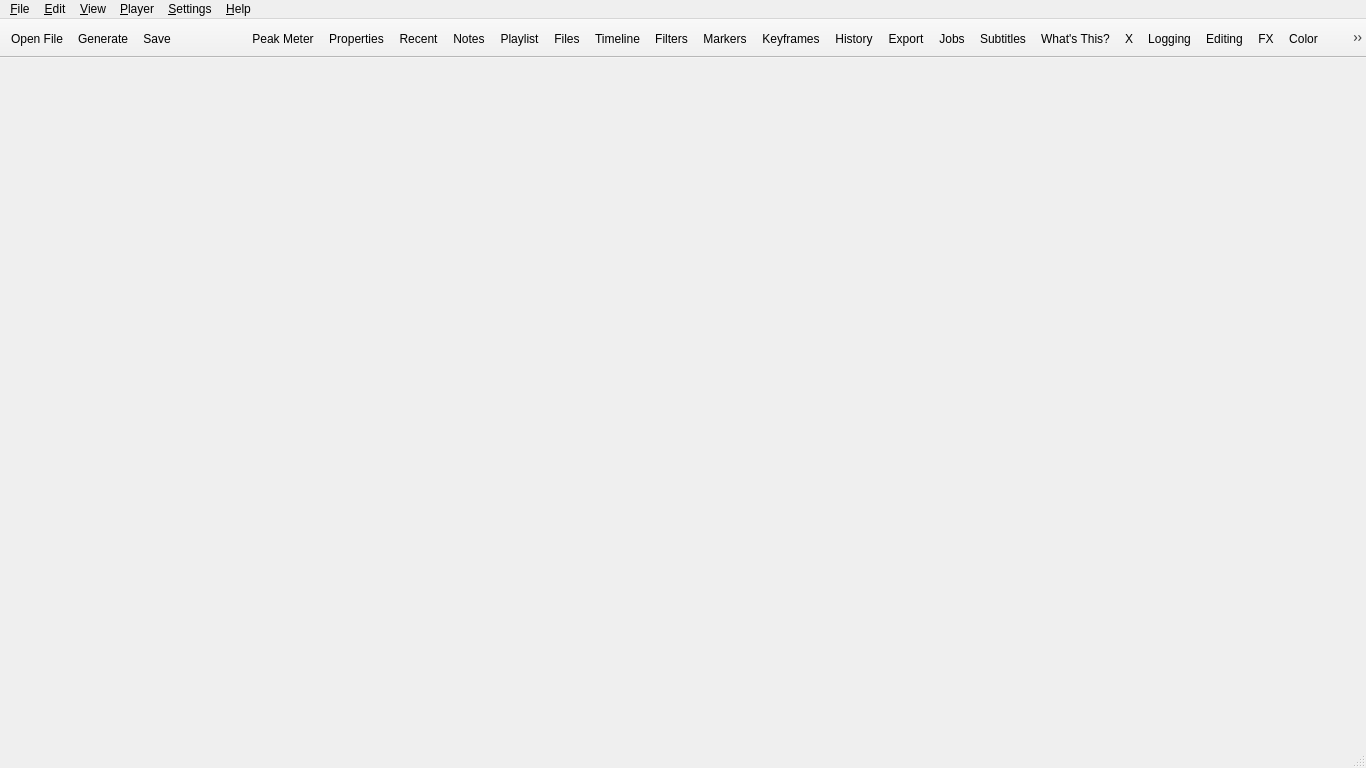
<?xml version="1.0" encoding="UTF-8"?>
<ui version="4.0">
 <class>MainWindow</class>
 <widget class="QMainWindow" name="MainWindow">
  <property name="geometry">
   <rect>
    <x>0</x>
    <y>0</y>
    <width>1366</width>
    <height>768</height>
   </rect>
  </property>
  <property name="windowTitle">
   <string>Editlux</string>
  </property>
  <property name="windowIcon">
   <iconset resource="../icons/resources.qrc">
    <normaloff>:/icons/editlux-logo-64.png</normaloff>:/icons/editlux-logo-64.png</iconset>
  </property>
  <widget class="QWidget" name="centralWidget">
   <layout class="QHBoxLayout" name="horizontalLayout">
    <property name="leftMargin">
     <number>0</number>
    </property>
    <property name="topMargin">
     <number>4</number>
    </property>
    <property name="rightMargin">
     <number>0</number>
    </property>
    <property name="bottomMargin">
     <number>0</number>
    </property>
   </layout>
  </widget>
  <widget class="QMenuBar" name="menuBar">
   <property name="geometry">
    <rect>
     <x>0</x>
     <y>0</y>
     <width>1270</width>
     <height>29</height>
    </rect>
   </property>
   <widget class="QMenu" name="menuFile">
    <property name="title">
     <string>&amp;File</string>
    </property>
    <widget class="QMenu" name="menuExport">
     <property name="title">
      <string>Export</string>
     </property>
     <addaction name="actionExportFrame"/>
     <addaction name="actionExportVideo"/>
     <addaction name="actionExportChapters"/>
     <addaction name="actionExportEDL"/>
    </widget>
    <widget class="QMenu" name="menuOtherVersions">
     <property name="title">
      <string>Other Versions</string>
     </property>
     <addaction name="separator"/>
    </widget>
    <widget class="QMenu" name="menuNew">
     <property name="title">
      <string>New</string>
     </property>
     <addaction name="actionNew"/>
    </widget>
    <addaction name="menuNew"/>
    <addaction name="actionOpen"/>
    <addaction name="actionOpenOther"/>
    <addaction name="actionOpenXML"/>
    <addaction name="separator"/>
    <addaction name="actionSave"/>
    <addaction name="actionSave_As"/>
    <addaction name="actionBackupSave"/>
    <addaction name="menuOtherVersions"/>
    <addaction name="separator"/>
    <addaction name="actionShowProjectFolder"/>
    <addaction name="menuExport"/>
    <addaction name="actionClose"/>
    <addaction name="separator"/>
    <addaction name="actionExit"/>
   </widget>
   <widget class="QMenu" name="menuView">
    <property name="title">
     <string>&amp;View</string>
    </property>
    <widget class="QMenu" name="menuLayout">
     <property name="title">
      <string>Layout</string>
     </property>
     <addaction name="actionLayoutLogging"/>
     <addaction name="actionLayoutEditing"/>
     <addaction name="actionLayoutEffects"/>
     <addaction name="actionLayoutColor"/>
     <addaction name="actionLayoutAudio"/>
     <addaction name="actionLayoutPlayer"/>
     <addaction name="separator"/>
     <addaction name="actionLayoutClip"/>
     <addaction name="actionLayoutPlaylist"/>
     <addaction name="separator"/>
     <addaction name="actionRestoreLayout"/>
     <addaction name="actionLayoutAdd"/>
    </widget>
    <addaction name="actionEnterFullScreen"/>
    <addaction name="menuLayout"/>
    <addaction name="actionShowTitleBars"/>
    <addaction name="actionShowToolbar"/>
    <addaction name="actionShowSmallIcons"/>
    <addaction name="actionShowTextUnderIcons"/>
    <addaction name="separator"/>
   </widget>
   <widget class="QMenu" name="menuEdit">
    <property name="title">
     <string>&amp;Edit</string>
    </property>
   </widget>
   <widget class="QMenu" name="menuPlayer">
    <property name="title">
     <string>&amp;Player</string>
    </property>
    <widget class="QMenu" name="menuExternal">
     <property name="title">
      <string>External Monitor</string>
     </property>
     <addaction name="actionExternalNone"/>
    </widget>
    <addaction name="menuExternal"/>
    <addaction name="separator"/>
   </widget>
   <widget class="QMenu" name="menuHelp">
    <property name="title">
     <string>&amp;Help</string>
    </property>
    <addaction name="actionTopics"/>
    <addaction name="actionKeyboardShortcuts"/>
    <addaction name="actionWhatsThis"/>
    <addaction name="actionUpgrade"/>
    <addaction name="actionFAQ"/>
    <addaction name="actionTutorials"/>
    <addaction name="actionForum"/>
    <addaction name="separator"/>
    <addaction name="actionAbout_Shotcut"/>
    <addaction name="actionAbout_Qt"/>
   </widget>
   <widget class="QMenu" name="menuSettings">
    <property name="title">
     <string>&amp;Settings</string>
    </property>
    <widget class="QMenu" name="menuAudioChannels">
     <property name="title">
      <string>Audio Channels</string>
     </property>
     <addaction name="actionChannels1"/>
     <addaction name="actionChannels2"/>
     <addaction name="actionChannels4"/>
     <addaction name="actionChannels6"/>
    </widget>
    <widget class="QMenu" name="menuProfile">
     <property name="title">
      <string>Video Mode</string>
     </property>
     <addaction name="actionProfileAutomatic"/>
    </widget>
    <widget class="QMenu" name="menuProcessingMode">
     <property name="title">
      <string>Processing Mode</string>
     </property>
     <addaction name="actionNative8bitCpu"/>
     <addaction name="actionNative10bitCpu"/>
     <addaction name="actionLinear10bitCpu"/>
     <addaction name="actionLinear10bitGpuCpu"/>
    </widget>
    <widget class="QMenu" name="menuLanguage">
     <property name="title">
      <string>Language</string>
     </property>
    </widget>
    <widget class="QMenu" name="menuTheme">
     <property name="title">
      <string>Theme</string>
     </property>
     <addaction name="actionSystemTheme"/>
     <addaction name="actionSystemFusion"/>
     <addaction name="actionFusionDark"/>
     <addaction name="actionFusionLight"/>
    </widget>
    <widget class="QMenu" name="menuDrawingMethod">
     <property name="title">
      <string>Display Method</string>
     </property>
     <addaction name="actionDrawingAutomatic"/>
     <addaction name="actionDrawingOpenGL"/>
     <addaction name="actionDrawingDirectX"/>
     <addaction name="actionDrawingVulkan"/>
    </widget>
    <widget class="QMenu" name="menuGpuAdapter">
     <property name="title">
      <string>Graphics Adapter</string>
     </property>
    </widget>
    <widget class="QMenu" name="menuJobPriority">
     <property name="title">
      <string>Job Priority</string>
     </property>
     <addaction name="actionJobPriorityLow"/>
     <addaction name="actionJobPriorityNormal"/>
    </widget>
    <widget class="QMenu" name="menuTimeline">
     <property name="title">
      <string>Timeline</string>
     </property>
    </widget>
    <widget class="QMenu" name="menuPlaylist">
     <property name="title">
      <string>Playlist</string>
     </property>
    </widget>
    <widget class="QMenu" name="menuData_Directory">
     <property name="title">
      <string>App Data Directory</string>
     </property>
     <addaction name="actionAppDataSet"/>
     <addaction name="actionAppDataShow"/>
    </widget>
    <widget class="QMenu" name="menuPreviewScaling">
     <property name="title">
      <string>Preview Scaling</string>
     </property>
     <addaction name="actionPreviewNone"/>
     <addaction name="actionPreview360"/>
     <addaction name="actionPreview540"/>
     <addaction name="actionPreview720"/>
     <addaction name="actionPreview1080"/>
     <addaction name="separator"/>
     <addaction name="actionPreviewHardwareDecoder"/>
    </widget>
    <widget class="QMenu" name="menuTimeFormat">
     <property name="title">
      <string>Time Format</string>
     </property>
     <addaction name="actionTimeClock"/>
     <addaction name="actionTimeDF"/>
     <addaction name="actionTimeNDF"/>
     <addaction name="actionTimeFrames"/>
    </widget>
    <widget class="QMenu" name="menuProxy">
     <property name="title">
      <string>Proxy</string>
     </property>
     <widget class="QMenu" name="menuStorage">
      <property name="title">
       <string>Storage</string>
      </property>
      <addaction name="actionProxyStorageSet"/>
      <addaction name="actionProxyStorageShow"/>
      <addaction name="actionProxyUseProjectFolder"/>
     </widget>
     <addaction name="actionUseProxy"/>
     <addaction name="menuStorage"/>
     <addaction name="separator"/>
     <addaction name="actionProxyUseHardware"/>
     <addaction name="actionProxyConfigureHardware"/>
    </widget>
    <widget class="QMenu" name="menuPlayerSettings">
     <property name="title">
      <string>Player</string>
     </property>
     <widget class="QMenu" name="menuDeinterlacer">
      <property name="title">
       <string>Deinterlacer</string>
      </property>
      <addaction name="actionOneField"/>
      <addaction name="actionYadifTemporal"/>
      <addaction name="actionYadifSpatial"/>
      <addaction name="actionBwdif"/>
     </widget>
     <widget class="QMenu" name="menuInterpolation">
      <property name="title">
       <string>Interpolation</string>
      </property>
      <addaction name="actionNearest"/>
      <addaction name="actionBilinear"/>
      <addaction name="actionBicubic"/>
      <addaction name="actionHyper"/>
     </widget>
     <addaction name="actionPauseAfterSeek"/>
     <addaction name="actionScrubAudio"/>
     <addaction name="actionJack"/>
     <addaction name="actionRealtime"/>
     <addaction name="actionProgressive"/>
     <addaction name="menuDeinterlacer"/>
     <addaction name="menuInterpolation"/>
     <addaction name="actionSync"/>
    </widget>
    <widget class="QMenu" name="menuBackup">
     <property name="title">
      <string>Backup</string>
     </property>
     <addaction name="actionBackupManually"/>
     <addaction name="actionBackupHourly"/>
     <addaction name="actionBackupDaily"/>
     <addaction name="actionBackupWeekly"/>
    </widget>
    <addaction name="actionProject"/>
    <addaction name="menuProfile"/>
    <addaction name="menuProcessingMode"/>
    <addaction name="menuAudioChannels"/>
    <addaction name="menuBackup"/>
    <addaction name="actionUser_Interface"/>
    <addaction name="menuPreviewScaling"/>
    <addaction name="menuProxy"/>
    <addaction name="menuPlayerSettings"/>
    <addaction name="menuPlaylist"/>
    <addaction name="menuTimeline"/>
    <addaction name="menuTimeFormat"/>
    <addaction name="menuLanguage"/>
    <addaction name="menuTheme"/>
    <addaction name="menuDrawingMethod"/>
    <addaction name="menuGpuAdapter"/>
    <addaction name="menuJobPriority"/>
    <addaction name="menuData_Directory"/>
    <addaction name="actionAudioVideoDevice"/>
    <addaction name="actionClearRecentOnExit"/>
    <addaction name="separator"/>
    <addaction name="actionLeaveSafeMode"/>
    <addaction name="actionReset"/>
   </widget>
   <addaction name="menuFile"/>
   <addaction name="menuEdit"/>
   <addaction name="menuView"/>
   <addaction name="menuPlayer"/>
   <addaction name="menuSettings"/>
   <addaction name="menuHelp"/>
  </widget>
  <widget class="QToolBar" name="mainToolBar">
   <property name="windowTitle">
    <string>Toolbar</string>
   </property>
   <property name="styleSheet">
    <string notr="true">QToolButton:checked { color: palette(highlighted-text); background-color: palette(highlight); border: none; padding: 2px }</string>
   </property>
   <property name="movable">
    <bool>false</bool>
   </property>
   <property name="toolButtonStyle">
    <enum>Qt::ToolButtonStyle::ToolButtonFollowStyle</enum>
   </property>
   <property name="floatable">
    <bool>false</bool>
   </property>
   <property name="Movable" stdset="0">
    <bool>false</bool>
   </property>
   <attribute name="toolBarArea">
    <enum>TopToolBarArea</enum>
   </attribute>
   <attribute name="toolBarBreak">
    <bool>false</bool>
   </attribute>
   <addaction name="actionOpen"/>
   <addaction name="actionOpenOther2"/>
   <addaction name="actionSave"/>
   <addaction name="undoStartSeparator"/>
   <addaction name="undoEndSeparator"/>
   <addaction name="actionAudioMeter"/>
   <addaction name="actionProperties"/>
   <addaction name="actionRecent"/>
   <addaction name="actionNotes"/>
   <addaction name="actionPlaylist"/>
   <addaction name="actionFiles"/>
   <addaction name="actionTimeline"/>
   <addaction name="actionFilters"/>
   <addaction name="actionMarkers"/>
   <addaction name="actionKeyframes"/>
   <addaction name="actionHistory"/>
   <addaction name="actionEncode"/>
   <addaction name="actionJobs"/>
   <addaction name="actionSubtitles"/>
   <addaction name="actionWhatsThis"/>
   <addaction name="dummyAction"/>
   <addaction name="actionLayoutLogging"/>
   <addaction name="actionLayoutEditing"/>
   <addaction name="actionLayoutEffects"/>
   <addaction name="actionLayoutColor"/>
   <addaction name="actionLayoutAudio"/>
   <addaction name="actionLayoutPlayer"/>
  </widget>
  <widget class="QStatusBar" name="statusBar"/>
  <action name="actionOpen">
   <property name="icon">
    <iconset theme="document-open" resource="../icons/resources.qrc">
     <normaloff>:/icons/oxygen/32x32/actions/document-open.png</normaloff>:/icons/oxygen/32x32/actions/document-open.png</iconset>
   </property>
   <property name="text">
    <string>&amp;Open File...</string>
   </property>
   <property name="toolTip">
    <string>Open a video, audio, image, or project file</string>
   </property>
   <property name="shortcut">
    <string notr="true">Ctrl+O</string>
   </property>
   <property name="iconVisibleInMenu">
    <bool>false</bool>
   </property>
  </action>
  <action name="actionExit">
   <property name="text">
    <string>E&amp;xit</string>
   </property>
   <property name="toolTip">
    <string>Quit the application</string>
   </property>
   <property name="shortcut">
    <string notr="true">Ctrl+Q</string>
   </property>
  </action>
  <action name="actionAbout_Shotcut">
   <property name="text">
    <string>&amp;About Editlux</string>
   </property>
   <property name="menuRole">
    <enum>QAction::MenuRole::AboutRole</enum>
   </property>
  </action>
  <action name="actionAbout_Qt">
   <property name="text">
    <string>About Qt</string>
   </property>
   <property name="menuRole">
    <enum>QAction::MenuRole::AboutQtRole</enum>
   </property>
  </action>
  <action name="actionOpenOther">
   <property name="text">
    <string>Open Other...</string>
   </property>
   <property name="toolTip">
    <string>Open a device, stream or generator</string>
   </property>
   <property name="shortcut">
    <string notr="true">Ctrl+Shift+O</string>
   </property>
   <property name="iconVisibleInMenu">
    <bool>false</bool>
   </property>
  </action>
  <action name="actionSave">
   <property name="icon">
    <iconset theme="document-save" resource="../icons/resources.qrc">
     <normaloff>:/icons/oxygen/32x32/actions/document-save.png</normaloff>:/icons/oxygen/32x32/actions/document-save.png</iconset>
   </property>
   <property name="text">
    <string>&amp;Save</string>
   </property>
   <property name="toolTip">
    <string>Save project as a MLT XML file</string>
   </property>
   <property name="whatsThis">
    <string notr="true">https://forum.shotcut.org/t/file-save-and-save-as/12973/1</string>
   </property>
   <property name="shortcut">
    <string notr="true">Ctrl+S</string>
   </property>
   <property name="iconVisibleInMenu">
    <bool>false</bool>
   </property>
  </action>
  <action name="actionSave_As">
   <property name="text">
    <string>Save &amp;As...</string>
   </property>
   <property name="toolTip">
    <string>Save project to a different MLT XML file</string>
   </property>
   <property name="whatsThis">
    <string notr="true">https://forum.shotcut.org/t/file-save-and-save-as/12973/1</string>
   </property>
   <property name="shortcut">
    <string notr="true">Ctrl+Shift+S</string>
   </property>
  </action>
  <action name="actionEncode">
   <property name="icon">
    <iconset theme="media-record" resource="../icons/resources.qrc">
     <normaloff>:/icons/oxygen/32x32/actions/media-record.png</normaloff>:/icons/oxygen/32x32/actions/media-record.png</iconset>
   </property>
   <property name="text">
    <string>Export</string>
   </property>
   <property name="toolTip">
    <string>Export</string>
   </property>
   <property name="whatsThis">
    <string notr="true">https://forum.shotcut.org/t/export-basics/12953//1</string>
   </property>
  </action>
  <action name="actionForum">
   <property name="text">
    <string>Forum...</string>
   </property>
  </action>
  <action name="actionFAQ">
   <property name="text">
    <string>FAQ...</string>
   </property>
  </action>
  <action name="actionEnterFullScreen">
   <property name="icon">
    <iconset theme="view-fullscreen" resource="../icons/resources.qrc">
     <normaloff>:/icons/oxygen/32x32/actions/view-fullscreen.png</normaloff>:/icons/oxygen/32x32/actions/view-fullscreen.png</iconset>
   </property>
   <property name="text">
    <string>Enter Full Screen</string>
   </property>
   <property name="shortcut">
    <string>F11</string>
   </property>
  </action>
  <action name="actionAudioMeter">
   <property name="icon">
    <iconset theme="audio-meter" resource="../icons/resources.qrc">
     <normaloff>:/icons/light/32x32/audio-meter.png</normaloff>:/icons/light/32x32/audio-meter.png</iconset>
   </property>
   <property name="text">
    <string>Peak Meter</string>
   </property>
   <property name="toolTip">
    <string>Audio Peak Meter</string>
   </property>
   <property name="whatsThis">
    <string notr="true">https://forum.shotcut.org/t/audio-peak-meter-scope/12918/1</string>
   </property>
  </action>
  <action name="actionProperties">
   <property name="icon">
    <iconset theme="dialog-information" resource="../icons/resources.qrc">
     <normaloff>:/icons/oxygen/32x32/status/dialog-information.png</normaloff>:/icons/oxygen/32x32/status/dialog-information.png</iconset>
   </property>
   <property name="text">
    <string>Properties</string>
   </property>
   <property name="whatsThis">
    <string notr="true">https://forum.shotcut.org/t/user-guide-table-of-contents/43285#p-145073-properties-14</string>
   </property>
  </action>
  <action name="actionRecent">
   <property name="icon">
    <iconset theme="document-open-recent" resource="../icons/resources.qrc">
     <normaloff>:/icons/oxygen/32x32/actions/document-open-recent.png</normaloff>:/icons/oxygen/32x32/actions/document-open-recent.png</iconset>
   </property>
   <property name="text">
    <string>Recent</string>
   </property>
   <property name="whatsThis">
    <string notr="true">https://forum.shotcut.org/t/recent-panel/12941/1</string>
   </property>
  </action>
  <action name="actionPlaylist">
   <property name="icon">
    <iconset theme="view-media-playlist" resource="../icons/resources.qrc">
     <normaloff>:/icons/oxygen/32x32/actions/view-media-playlist.png</normaloff>:/icons/oxygen/32x32/actions/view-media-playlist.png</iconset>
   </property>
   <property name="text">
    <string>Playlist</string>
   </property>
   <property name="whatsThis">
    <string notr="true">https://forum.shotcut.org/t/about-the-playlist/12951/1</string>
   </property>
  </action>
  <action name="actionHistory">
   <property name="icon">
    <iconset theme="view-history" resource="../icons/resources.qrc">
     <normaloff>:/icons/oxygen/32x32/actions/view-history.png</normaloff>:/icons/oxygen/32x32/actions/view-history.png</iconset>
   </property>
   <property name="text">
    <string>History</string>
   </property>
   <property name="whatsThis">
    <string notr="true">https://forum.shotcut.org/t/history-panel/12944/1</string>
   </property>
  </action>
  <action name="actionRealtime">
   <property name="checkable">
    <bool>true</bool>
   </property>
   <property name="checked">
    <bool>true</bool>
   </property>
   <property name="text">
    <string>Realtime (frame dropping)</string>
   </property>
  </action>
  <action name="actionProgressive">
   <property name="checkable">
    <bool>true</bool>
   </property>
   <property name="checked">
    <bool>true</bool>
   </property>
   <property name="text">
    <string>Progressive</string>
   </property>
  </action>
  <action name="actionNative8bitCpu">
   <property name="checkable">
    <bool>true</bool>
   </property>
   <property name="text">
    <string>Native 8-bit CPU (fast, flexible)</string>
   </property>
  </action>
  <action name="actionNative10bitCpu">
   <property name="checkable">
    <bool>true</bool>
   </property>
   <property name="text">
    <string>Native 10-bit CPU (slower, better)</string>
   </property>
  </action>
  <action name="actionLinear10bitCpu">
   <property name="checkable">
    <bool>true</bool>
   </property>
   <property name="text">
    <string>Linear 10-bit CPU (slowest, best)</string>
   </property>
  </action>
  <action name="actionLinear10bitGpuCpu">
   <property name="checkable">
    <bool>true</bool>
   </property>
   <property name="text">
    <string>Linear 10-bit GPU/CPU (Experimental)</string>
   </property>
  </action>
  <action name="actionChannels1">
   <property name="checkable">
    <bool>true</bool>
   </property>
   <property name="text">
    <string>1 (mono)</string>
   </property>
  </action>
  <action name="actionChannels2">
   <property name="checkable">
    <bool>true</bool>
   </property>
   <property name="text">
    <string>2 (stereo)</string>
   </property>
  </action>
  <action name="actionChannels4">
   <property name="checkable">
    <bool>true</bool>
   </property>
   <property name="text">
    <string>4 (quad/Ambisonics)</string>
   </property>
  </action>
  <action name="actionChannels6">
   <property name="checkable">
    <bool>true</bool>
   </property>
   <property name="text">
    <string>6 (5.1 surround)</string>
   </property>
  </action>
  <action name="actionOneField">
   <property name="checkable">
    <bool>true</bool>
   </property>
   <property name="checked">
    <bool>true</bool>
   </property>
   <property name="text">
    <string>One Field (fast)</string>
   </property>
  </action>
  <action name="actionYadifTemporal">
   <property name="checkable">
    <bool>true</bool>
   </property>
   <property name="text">
    <string>YADIF - temporal only (good)</string>
   </property>
  </action>
  <action name="actionYadifSpatial">
   <property name="checkable">
    <bool>true</bool>
   </property>
   <property name="text">
    <string>YADIF - temporal + spatial (better)</string>
   </property>
  </action>
  <action name="actionBwdif">
   <property name="checkable">
    <bool>true</bool>
   </property>
   <property name="text">
    <string>BWDIF (best)</string>
   </property>
  </action>
  <action name="actionNearest">
   <property name="checkable">
    <bool>true</bool>
   </property>
   <property name="checked">
    <bool>true</bool>
   </property>
   <property name="text">
    <string>Nearest Neighbor (fast)</string>
   </property>
  </action>
  <action name="actionBilinear">
   <property name="checkable">
    <bool>true</bool>
   </property>
   <property name="text">
    <string>Bilinear (good)</string>
   </property>
  </action>
  <action name="actionBicubic">
   <property name="checkable">
    <bool>true</bool>
   </property>
   <property name="text">
    <string>Bicubic (better)</string>
   </property>
  </action>
  <action name="actionHyper">
   <property name="checkable">
    <bool>true</bool>
   </property>
   <property name="text">
    <string>Lanczos (best)</string>
   </property>
  </action>
  <action name="actionProfileAutomatic">
   <property name="checkable">
    <bool>true</bool>
   </property>
   <property name="checked">
    <bool>true</bool>
   </property>
   <property name="text">
    <string>Automatic</string>
   </property>
  </action>
  <action name="actionExternalNone">
   <property name="checkable">
    <bool>true</bool>
   </property>
   <property name="checked">
    <bool>true</bool>
   </property>
   <property name="text">
    <string>None</string>
   </property>
  </action>
  <action name="actionJack">
   <property name="checkable">
    <bool>true</bool>
   </property>
   <property name="text">
    <string>Use JACK Audio</string>
   </property>
  </action>
  <action name="actionFilters">
   <property name="icon">
    <iconset theme="view-filter" resource="../icons/resources.qrc">
     <normaloff>:/icons/oxygen/32x32/actions/view-filter.png</normaloff>:/icons/oxygen/32x32/actions/view-filter.png</iconset>
   </property>
   <property name="text">
    <string>Filters</string>
   </property>
   <property name="toolTip">
    <string>Filters</string>
   </property>
   <property name="whatsThis">
    <string notr="true">https://forum.shotcut.org/t/add-search-remove-and-reorder-filters/48127/1</string>
   </property>
  </action>
  <action name="actionAddCustomProfile">
   <property name="text">
    <string>Add...</string>
   </property>
  </action>
  <action name="actionSystemTheme">
   <property name="checkable">
    <bool>true</bool>
   </property>
   <property name="text">
    <string>System</string>
   </property>
   <property name="toolTip">
    <string>Use the user or platform style, colors, and icons.</string>
   </property>
  </action>
  <action name="actionSystemFusion">
   <property name="checkable">
    <bool>true</bool>
   </property>
   <property name="text">
    <string>System Fusion</string>
   </property>
  </action>
  <action name="actionFusionDark">
   <property name="checkable">
    <bool>true</bool>
   </property>
   <property name="text">
    <string>Fusion Dark</string>
   </property>
  </action>
  <action name="actionFusionLight">
   <property name="checkable">
    <bool>true</bool>
   </property>
   <property name="text">
    <string>Fusion Light</string>
   </property>
  </action>
  <action name="actionTutorials">
   <property name="text">
    <string>Tutorials...</string>
   </property>
  </action>
  <action name="actionTimeline">
   <property name="icon">
    <iconset theme="view-time-schedule" resource="../icons/resources.qrc">
     <normaloff>:/icons/oxygen/32x32/actions/view-time-schedule.png</normaloff>:/icons/oxygen/32x32/actions/view-time-schedule.png</iconset>
   </property>
   <property name="text">
    <string>Timeline</string>
   </property>
   <property name="whatsThis">
    <string notr="true">https://forum.shotcut.org/t/about-the-timeline/12952/1</string>
   </property>
  </action>
  <action name="actionRestoreLayout">
   <property name="text">
    <string>Restore Default Layout</string>
   </property>
   <property name="toolTip">
    <string>Restore Default Layout</string>
   </property>
  </action>
  <action name="actionShowTitleBars">
   <property name="checkable">
    <bool>true</bool>
   </property>
   <property name="text">
    <string>Show Title Bars</string>
   </property>
  </action>
  <action name="actionShowToolbar">
   <property name="checkable">
    <bool>true</bool>
   </property>
   <property name="text">
    <string>Show Toolbar</string>
   </property>
  </action>
  <action name="actionUpgrade">
   <property name="text">
    <string>Upgrade...</string>
   </property>
  </action>
  <action name="actionOpenXML">
   <property name="text">
    <string>Open MLT XML As Clip...</string>
   </property>
   <property name="toolTip">
    <string>Open a MLT XML project file as a virtual clip</string>
   </property>
  </action>
  <action name="actionScrubAudio">
   <property name="checkable">
    <bool>true</bool>
   </property>
   <property name="text">
    <string>Scrub Audio</string>
   </property>
  </action>
  <action name="actionDrawingAutomatic">
   <property name="checkable">
    <bool>true</bool>
   </property>
   <property name="checked">
    <bool>true</bool>
   </property>
   <property name="text">
    <string>Automatic</string>
   </property>
  </action>
  <action name="actionDrawingOpenGL">
   <property name="checkable">
    <bool>true</bool>
   </property>
   <property name="text">
    <string notr="true">OpenGL</string>
   </property>
  </action>
  <action name="actionDrawingDirectX">
   <property name="checkable">
    <bool>true</bool>
   </property>
   <property name="text">
    <string notr="true">DirectX (ANGLE)</string>
   </property>
  </action>
  <action name="actionJobPriorityLow">
   <property name="checkable">
    <bool>true</bool>
   </property>
   <property name="text">
    <string>Low</string>
   </property>
  </action>
  <action name="actionJobPriorityNormal">
   <property name="checkable">
    <bool>true</bool>
   </property>
   <property name="text">
    <string>Normal</string>
   </property>
  </action>
  <action name="actionResources">
   <property name="text">
    <string>Resources...</string>
   </property>
  </action>
  <action name="actionApplicationLog">
   <property name="text">
    <string>Application Log...</string>
   </property>
  </action>
  <action name="actionProject">
   <property name="enabled">
    <bool>true</bool>
   </property>
   <property name="text">
    <string>Project</string>
   </property>
  </action>
  <action name="actionUser_Interface">
   <property name="enabled">
    <bool>true</bool>
   </property>
   <property name="text">
    <string>User Interface</string>
   </property>
  </action>
  <action name="actionClose">
   <property name="icon">
    <iconset theme="window-close"/>
   </property>
   <property name="text">
    <string>Close</string>
   </property>
   <property name="shortcut">
    <string notr="true">Ctrl+W</string>
   </property>
   <property name="iconVisibleInMenu">
    <bool>false</bool>
   </property>
  </action>
  <action name="actionExportEDL">
   <property name="text">
    <string>EDL...</string>
   </property>
   <property name="iconText">
    <string>Export EDL</string>
   </property>
   <property name="toolTip">
    <string>Export EDL</string>
   </property>
  </action>
  <action name="actionExportFrame">
   <property name="text">
    <string>Frame...</string>
   </property>
   <property name="iconText">
    <string>Export Frame</string>
   </property>
   <property name="toolTip">
    <string>Export Frame</string>
   </property>
   <property name="shortcut">
    <string notr="true">Ctrl+Shift+E</string>
   </property>
  </action>
  <action name="actionExportVideo">
   <property name="text">
    <string>Video/Audio...</string>
   </property>
   <property name="iconText">
    <string>Export Video/Audio</string>
   </property>
   <property name="toolTip">
    <string>Export Video/Audio</string>
   </property>
   <property name="shortcut">
    <string notr="true">Ctrl+E</string>
   </property>
  </action>
  <action name="actionAppDataSet">
   <property name="text">
    <string>Set...</string>
   </property>
  </action>
  <action name="actionAppDataShow">
   <property name="text">
    <string>Show...</string>
   </property>
   <property name="toolTip">
    <string>Show</string>
   </property>
  </action>
  <action name="actionKeyframes">
   <property name="icon">
    <iconset theme="chronometer" resource="../icons/resources.qrc">
     <normaloff>:/icons/oxygen/32x32/actions/chronometer.png</normaloff>:/icons/oxygen/32x32/actions/chronometer.png</iconset>
   </property>
   <property name="text">
    <string>Keyframes</string>
   </property>
   <property name="toolTip">
    <string>Keyframes</string>
   </property>
   <property name="whatsThis">
    <string notr="true">https://forum.shotcut.org/t/about-keyframes/12957/1</string>
   </property>
  </action>
  <action name="actionNew">
   <property name="text">
    <string>Project</string>
   </property>
   <property name="toolTip">
    <string>Project</string>
   </property>
   <property name="shortcut">
    <string>Ctrl+N</string>
   </property>
  </action>
  <action name="actionScreenSnapshot">
   <property name="text">
    <string>Screen Snapshot</string>
   </property>
   <property name="toolTip">
    <string>Capture a screenshot</string>
   </property>
   <property name="visible">
    <bool>false</bool>
   </property>
  </action>
  <action name="actionScreenRecording">
   <property name="text">
    <string>Screen Recording</string>
   </property>
   <property name="toolTip">
    <string>Record the screen</string>
   </property>
   <property name="visible">
    <bool>false</bool>
   </property>
  </action>
  <action name="actionKeyboardShortcuts">
   <property name="text">
    <string>Actions and Shortcuts...</string>
   </property>
   <property name="shortcut">
    <string notr="true">?</string>
   </property>
  </action>
  <action name="actionLayoutAudio">
   <property name="checkable">
    <bool>true</bool>
   </property>
   <property name="text">
    <string>Audio</string>
   </property>
   <property name="toolTip">
    <string>Switch to the audio layout</string>
   </property>
   <property name="shortcut">
    <string>Alt+5</string>
   </property>
  </action>
  <action name="actionLayoutLogging">
   <property name="checkable">
    <bool>true</bool>
   </property>
   <property name="text">
    <string>Logging</string>
   </property>
   <property name="toolTip">
    <string>Switch to the logging layout</string>
   </property>
   <property name="shortcut">
    <string>Alt+1</string>
   </property>
  </action>
  <action name="actionLayoutEditing">
   <property name="checkable">
    <bool>true</bool>
   </property>
   <property name="text">
    <string>Editing</string>
   </property>
   <property name="toolTip">
    <string>Switch to the editing layout</string>
   </property>
   <property name="shortcut">
    <string>Alt+2</string>
   </property>
  </action>
  <action name="actionLayoutEffects">
   <property name="checkable">
    <bool>true</bool>
   </property>
   <property name="text">
    <string>FX</string>
   </property>
   <property name="toolTip">
    <string>Switch to the effects layout</string>
   </property>
   <property name="shortcut">
    <string>Alt+3</string>
   </property>
  </action>
  <action name="actionLayoutAdd">
   <property name="text">
    <string>Add...</string>
   </property>
  </action>
  <action name="actionProfileRemove">
   <property name="text">
    <string>Remove...</string>
   </property>
  </action>
  <action name="actionLayoutRemove">
   <property name="text">
    <string>Remove...</string>
   </property>
  </action>
  <action name="actionOpenOther2">
   <property name="icon">
    <iconset theme="document-new" resource="../icons/resources.qrc">
     <normaloff>:/icons/oxygen/32x32/actions/document-new.png</normaloff>:/icons/oxygen/32x32/actions/document-new.png</iconset>
   </property>
   <property name="text">
    <string>Generate</string>
   </property>
   <property name="whatsThis">
    <string notr="true">https://forum.shotcut.org/t/user-guide-table-of-contents/43285#p-145073-properties-14</string>
   </property>
   <property name="iconVisibleInMenu">
    <bool>false</bool>
   </property>
  </action>
  <action name="actionClearRecentOnExit">
   <property name="checkable">
    <bool>true</bool>
   </property>
   <property name="text">
    <string>Clear Recent on Exit</string>
   </property>
  </action>
  <action name="actionShowTextUnderIcons">
   <property name="checkable">
    <bool>true</bool>
   </property>
   <property name="text">
    <string>Show Text Under Icons</string>
   </property>
  </action>
  <action name="actionShowSmallIcons">
   <property name="checkable">
    <bool>true</bool>
   </property>
   <property name="text">
    <string>Show Small Icons</string>
   </property>
  </action>
  <action name="actionJobs">
   <property name="icon">
    <iconset theme="run-build" resource="../icons/resources.qrc">
     <normaloff>:/icons/oxygen/32x32/actions/run-build.png</normaloff>:/icons/oxygen/32x32/actions/run-build.png</iconset>
   </property>
   <property name="text">
    <string>Jobs</string>
   </property>
   <property name="whatsThis">
    <string notr="true">https://forum.shotcut.org/t/jobs-panel/12945/1</string>
   </property>
  </action>
  <action name="actionMarkers">
   <property name="icon">
    <iconset theme="marker" resource="../icons/resources.qrc">
     <normaloff>:/icons/oxygen/32x32/actions/marker.png</normaloff>:/icons/oxygen/32x32/actions/marker.png</iconset>
   </property>
   <property name="text">
    <string>Markers</string>
   </property>
   <property name="whatsThis">
    <string notr="true">https://forum.shotcut.org/t/timeline-markers/30535/1</string>
   </property>
  </action>
  <action name="actionNotes">
   <property name="icon">
    <iconset theme="document-edit" resource="../icons/resources.qrc">
     <normaloff>:/icons/oxygen/32x32/actions/document-edit.png</normaloff>:/icons/oxygen/32x32/actions/document-edit.png</iconset>
   </property>
   <property name="text">
    <string>Notes</string>
   </property>
   <property name="whatsThis">
    <string notr="true">https://forum.shotcut.org/t/notes-panel/33110/1</string>
   </property>
  </action>
  <action name="actionSubtitles">
   <property name="icon">
    <iconset theme="subtitle" resource="../icons/resources.qrc">
     <normaloff>:/icons/oxygen/32x32/actions/subtitle.png</normaloff>:/icons/oxygen/32x32/actions/subtitle.png</iconset>
   </property>
   <property name="text">
    <string>Subtitles</string>
   </property>
   <property name="whatsThis">
    <string notr="true">https://forum.shotcut.org/t/subtitles-panel/45312/1</string>
   </property>
  </action>
  <action name="actionPreview540">
   <property name="checkable">
    <bool>true</bool>
   </property>
   <property name="text">
    <string>540p</string>
   </property>
   <property name="shortcut">
    <string notr="true">F8</string>
   </property>
  </action>
  <action name="actionPreview720">
   <property name="checkable">
    <bool>true</bool>
   </property>
   <property name="text">
    <string>720p</string>
   </property>
   <property name="shortcut">
    <string notr="true">F9</string>
   </property>
  </action>
  <action name="actionPreview1080">
   <property name="checkable">
    <bool>true</bool>
   </property>
   <property name="text">
    <string>1080p</string>
   </property>
  </action>
  <action name="actionPreviewNone">
   <property name="checkable">
    <bool>true</bool>
   </property>
   <property name="text">
    <string>None</string>
   </property>
   <property name="shortcut">
    <string notr="true">F6</string>
   </property>
  </action>
  <action name="actionPreview360">
   <property name="checkable">
    <bool>true</bool>
   </property>
   <property name="text">
    <string>360p</string>
   </property>
   <property name="shortcut">
    <string notr="true">F7</string>
   </property>
  </action>
  <action name="actionTimeDF">
   <property name="checkable">
    <bool>true</bool>
   </property>
   <property name="text">
    <string>Timecode (Drop-Frame)</string>
   </property>
  </action>
  <action name="actionTimeFrames">
   <property name="checkable">
    <bool>true</bool>
   </property>
   <property name="text">
    <string>Frames</string>
   </property>
  </action>
  <action name="actionTimeClock">
   <property name="checkable">
    <bool>true</bool>
   </property>
   <property name="text">
    <string>Clock</string>
   </property>
  </action>
  <action name="actionTimeNDF">
   <property name="checkable">
    <bool>true</bool>
   </property>
   <property name="text">
    <string>Timecode (Non-Drop Frame)</string>
   </property>
  </action>
  <action name="actionTopics">
   <property name="text">
    <string>Topics</string>
   </property>
   <property name="shortcut">
    <string notr="true">F1</string>
   </property>
  </action>
  <action name="actionSync">
   <property name="text">
    <string>Synchronization...</string>
   </property>
   <property name="toolTip">
    <string>Synchronization</string>
   </property>
  </action>
  <action name="actionUseProxy">
   <property name="checkable">
    <bool>true</bool>
   </property>
   <property name="text">
    <string>Use Proxy</string>
   </property>
   <property name="shortcut">
    <string notr="true">F4</string>
   </property>
  </action>
  <action name="actionProxyStorageSet">
   <property name="text">
    <string>Set...</string>
   </property>
   <property name="toolTip">
    <string>Set the proxy storage folder</string>
   </property>
  </action>
  <action name="actionProxyStorageShow">
   <property name="text">
    <string>Show...</string>
   </property>
   <property name="toolTip">
    <string>Show the proxy storage folder</string>
   </property>
  </action>
  <action name="actionProxyUseProjectFolder">
   <property name="checkable">
    <bool>true</bool>
   </property>
   <property name="checked">
    <bool>true</bool>
   </property>
   <property name="text">
    <string>Use Project Folder</string>
   </property>
   <property name="toolTip">
    <string>Store proxies in the project folder if defined</string>
   </property>
  </action>
  <action name="actionProxyUseHardware">
   <property name="checkable">
    <bool>true</bool>
   </property>
   <property name="text">
    <string>Use Hardware Encoder</string>
   </property>
  </action>
  <action name="actionPreviewHardwareDecoder">
   <property name="checkable">
    <bool>true</bool>
   </property>
   <property name="text">
    <string>Use Hardware Decoder</string>
   </property>
  </action>
  <action name="actionProxyConfigureHardware">
   <property name="text">
    <string>Configure Hardware Encoder...</string>
   </property>
  </action>
  <action name="actionLayoutColor">
   <property name="checkable">
    <bool>true</bool>
   </property>
   <property name="text">
    <string>Color</string>
   </property>
   <property name="toolTip">
    <string>Switch to the color layout</string>
   </property>
   <property name="shortcut">
    <string>Alt+4</string>
   </property>
  </action>
  <action name="actionLayoutPlayer">
   <property name="checkable">
    <bool>true</bool>
   </property>
   <property name="text">
    <string>Player</string>
   </property>
   <property name="toolTip">
    <string>Switch to the player only layout</string>
   </property>
   <property name="shortcut">
    <string>Alt+6</string>
   </property>
  </action>
  <action name="undoStartSeparator">
   <property name="separator">
    <bool>true</bool>
   </property>
  </action>
  <action name="undoEndSeparator">
   <property name="separator">
    <bool>true</bool>
   </property>
  </action>
  <action name="dummyAction">
   <property name="text">
    <string notr="true">X</string>
   </property>
   <property name="visible">
    <bool>false</bool>
   </property>
  </action>
  <action name="actionLayoutPlaylist">
   <property name="text">
    <string>Playlist Project</string>
   </property>
  </action>
  <action name="actionLayoutClip">
   <property name="text">
    <string>Clip-only Project</string>
   </property>
  </action>
  <action name="actionExportChapters">
   <property name="text">
    <string>Markers as Chapters...</string>
   </property>
   <property name="iconText">
    <string>Export Chapters</string>
   </property>
   <property name="toolTip">
    <string>Export Chapters</string>
   </property>
  </action>
  <action name="actionAudioVideoDevice">
   <property name="text">
    <string>Audio/Video Device...</string>
   </property>
  </action>
  <action name="actionReset">
   <property name="text">
    <string>Reset...</string>
   </property>
  </action>
  <action name="actionBackupSave">
   <property name="text">
    <string>Backup and Save</string>
   </property>
   <property name="toolTip">
    <string>Backup and Save</string>
   </property>
   <property name="shortcut">
    <string>Ctrl+Alt+S</string>
   </property>
  </action>
  <action name="actionBackupManually">
   <property name="checkable">
    <bool>true</bool>
   </property>
   <property name="text">
    <string>Manually</string>
   </property>
  </action>
  <action name="actionBackupHourly">
   <property name="checkable">
    <bool>true</bool>
   </property>
   <property name="text">
    <string>Hourly</string>
   </property>
  </action>
  <action name="actionBackupDaily">
   <property name="checkable">
    <bool>true</bool>
   </property>
   <property name="text">
    <string>Daily</string>
   </property>
  </action>
  <action name="actionBackupWeekly">
   <property name="checkable">
    <bool>true</bool>
   </property>
   <property name="checked">
    <bool>true</bool>
   </property>
   <property name="text">
    <string>Weekly</string>
   </property>
  </action>
  <action name="actionShowProjectFolder">
   <property name="text">
    <string>Show Project in Folder</string>
   </property>
  </action>
  <action name="actionPauseAfterSeek">
   <property name="checkable">
    <bool>true</bool>
   </property>
   <property name="checked">
    <bool>true</bool>
   </property>
   <property name="text">
    <string>Pause After Seek</string>
   </property>
  </action>
  <action name="actionFiles">
   <property name="icon">
    <iconset theme="system-file-manager" resource="../icons/resources.qrc">
     <normaloff>:/icons/oxygen/32x32/apps/system-file-manager.png</normaloff>:/icons/oxygen/32x32/apps/system-file-manager.png</iconset>
   </property>
   <property name="text">
    <string>Files</string>
   </property>
  </action>
  <action name="actionWhatsThis">
   <property name="icon">
    <iconset theme="help-contextual" resource="../icons/resources.qrc">
     <normaloff>:/icons/oxygen/32x32/actions/help-contextual.png</normaloff>:/icons/oxygen/32x32/actions/help-contextual.png</iconset>
   </property>
   <property name="text">
    <string>What's This?</string>
   </property>
   <property name="toolTip">
    <string>Get help about something by clicking it</string>
   </property>
   <property name="shortcut">
    <string notr="true">Shift+F1</string>
   </property>
  </action>
  <action name="actionDrawingVulkan">
   <property name="checkable">
    <bool>true</bool>
   </property>
   <property name="text">
    <string notr="true">Vulkan</string>
   </property>
   <property name="iconText">
    <string notr="true">Vulkan</string>
   </property>
   <property name="toolTip">
    <string notr="true">Vulkan</string>
   </property>
  </action>
  <action name="actionLeaveSafeMode">
   <property name="text">
    <string>Leave Safe Mode</string>
   </property>
  </action>
 </widget>
 <layoutdefault spacing="6" margin="11"/>
 <resources>
  <include location="../icons/resources.qrc"/>
 </resources>
 <connections>
  <connection>
   <sender>actionExit</sender>
   <signal>triggered()</signal>
   <receiver>MainWindow</receiver>
   <slot>close()</slot>
   <hints>
    <hint type="sourcelabel">
     <x>-1</x>
     <y>-1</y>
    </hint>
    <hint type="destinationlabel">
     <x>199</x>
     <y>149</y>
    </hint>
   </hints>
  </connection>
 </connections>
</ui>
